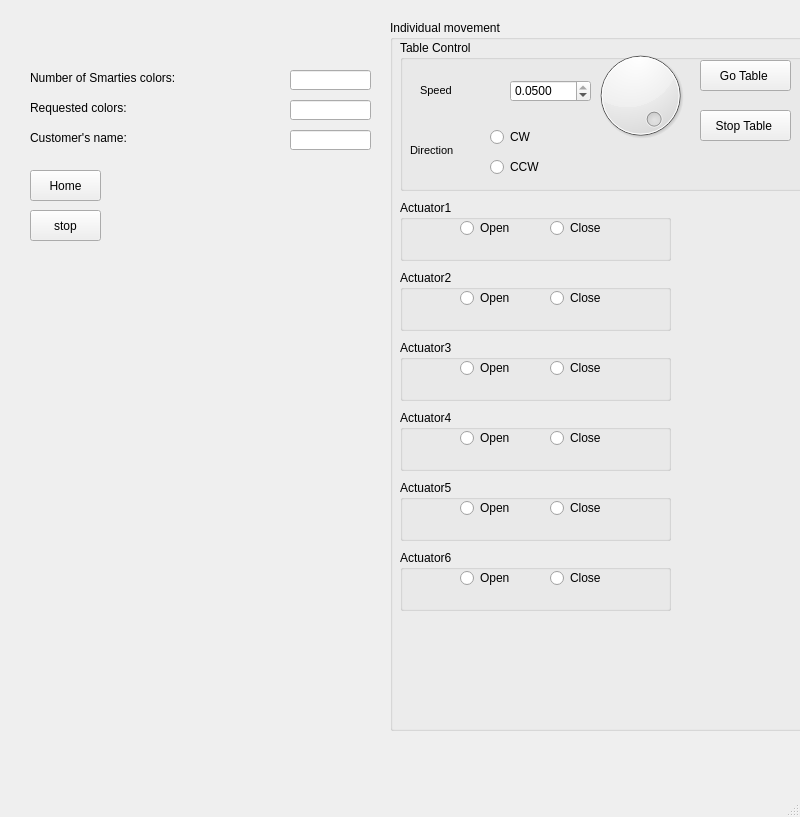
<?xml version="1.0" encoding="UTF-8"?>
<ui version="4.0">
 <class>MainWindow</class>
 <widget class="QMainWindow" name="MainWindow">
  <property name="geometry">
   <rect>
    <x>0</x>
    <y>0</y>
    <width>800</width>
    <height>817</height>
   </rect>
  </property>
  <property name="windowTitle">
   <string>MainWindow</string>
  </property>
  <widget class="QWidget" name="centralwidget">
   <widget class="QPushButton" name="pushButton_2">
    <property name="geometry">
     <rect>
      <x>30</x>
      <y>210</y>
      <width>71</width>
      <height>31</height>
     </rect>
    </property>
    <property name="text">
     <string>stop</string>
    </property>
   </widget>
   <widget class="QPushButton" name="pushButton_3">
    <property name="geometry">
     <rect>
      <x>30</x>
      <y>170</y>
      <width>71</width>
      <height>31</height>
     </rect>
    </property>
    <property name="text">
     <string>Home</string>
    </property>
   </widget>
   <widget class="QGroupBox" name="groupBox">
    <property name="geometry">
     <rect>
      <x>390</x>
      <y>20</y>
      <width>511</width>
      <height>711</height>
     </rect>
    </property>
    <property name="title">
     <string>Individual movement</string>
    </property>
    <widget class="QGroupBox" name="groupBox_2">
     <property name="geometry">
      <rect>
       <x>10</x>
       <y>20</y>
       <width>481</width>
       <height>151</height>
      </rect>
     </property>
     <property name="title">
      <string>Table Control</string>
     </property>
     <widget class="QDoubleSpinBox" name="doubleSpinBox">
      <property name="geometry">
       <rect>
        <x>110</x>
        <y>40</y>
        <width>81</width>
        <height>22</height>
       </rect>
      </property>
      <property name="decimals">
       <number>4</number>
      </property>
      <property name="minimum">
       <double>0.000100000000000</double>
      </property>
      <property name="maximum">
       <double>0.050000000000000</double>
      </property>
      <property name="singleStep">
       <double>0.000100000000000</double>
      </property>
      <property name="value">
       <double>0.050000000000000</double>
      </property>
     </widget>
     <widget class="QLabel" name="label_4">
      <property name="geometry">
       <rect>
        <x>20</x>
        <y>30</y>
        <width>71</width>
        <height>41</height>
       </rect>
      </property>
      <property name="font">
       <font>
        <pointsize>8</pointsize>
       </font>
      </property>
      <property name="text">
       <string>Speed </string>
      </property>
     </widget>
     <widget class="QLabel" name="label_5">
      <property name="geometry">
       <rect>
        <x>10</x>
        <y>90</y>
        <width>101</width>
        <height>41</height>
       </rect>
      </property>
      <property name="font">
       <font>
        <pointsize>8</pointsize>
       </font>
      </property>
      <property name="text">
       <string>Direction</string>
      </property>
     </widget>
     <widget class="QRadioButton" name="radioButton">
      <property name="geometry">
       <rect>
        <x>90</x>
        <y>90</y>
        <width>62</width>
        <height>14</height>
       </rect>
      </property>
      <property name="text">
       <string>CW</string>
      </property>
     </widget>
     <widget class="QRadioButton" name="radioButton_2">
      <property name="geometry">
       <rect>
        <x>90</x>
        <y>120</y>
        <width>62</width>
        <height>14</height>
       </rect>
      </property>
      <property name="text">
       <string>CCW</string>
      </property>
     </widget>
     <widget class="QGroupBox" name="groupBox_3">
      <property name="geometry">
       <rect>
        <x>60</x>
        <y>150</y>
        <width>221</width>
        <height>151</height>
       </rect>
      </property>
      <property name="title">
       <string>Table Control</string>
      </property>
      <widget class="QDoubleSpinBox" name="doubleSpinBox_3">
       <property name="geometry">
        <rect>
         <x>80</x>
         <y>20</y>
         <width>81</width>
         <height>22</height>
        </rect>
       </property>
       <property name="decimals">
        <number>5</number>
       </property>
      </widget>
      <widget class="QLabel" name="label_12">
       <property name="geometry">
        <rect>
         <x>20</x>
         <y>10</y>
         <width>41</width>
         <height>41</height>
        </rect>
       </property>
       <property name="font">
        <font>
         <pointsize>8</pointsize>
        </font>
       </property>
       <property name="text">
        <string>Speed </string>
       </property>
      </widget>
      <widget class="QLabel" name="label_13">
       <property name="geometry">
        <rect>
         <x>10</x>
         <y>90</y>
         <width>101</width>
         <height>41</height>
        </rect>
       </property>
       <property name="font">
        <font>
         <pointsize>8</pointsize>
        </font>
       </property>
       <property name="text">
        <string>Direction</string>
       </property>
      </widget>
      <widget class="QRadioButton" name="radioButton_13">
       <property name="geometry">
        <rect>
         <x>90</x>
         <y>90</y>
         <width>62</width>
         <height>14</height>
        </rect>
       </property>
       <property name="text">
        <string>CW</string>
       </property>
      </widget>
      <widget class="QRadioButton" name="radioButton_14">
       <property name="geometry">
        <rect>
         <x>90</x>
         <y>120</y>
         <width>62</width>
         <height>14</height>
        </rect>
       </property>
       <property name="text">
        <string>CCW</string>
       </property>
      </widget>
      <widget class="QPushButton" name="pushButton_5">
       <property name="geometry">
        <rect>
         <x>80</x>
         <y>50</y>
         <width>71</width>
         <height>31</height>
        </rect>
       </property>
       <property name="text">
        <string>Go</string>
       </property>
      </widget>
     </widget>
     <widget class="QPushButton" name="pushButton_6">
      <property name="geometry">
       <rect>
        <x>300</x>
        <y>20</y>
        <width>91</width>
        <height>31</height>
       </rect>
      </property>
      <property name="text">
       <string>Go Table </string>
      </property>
     </widget>
     <widget class="QPushButton" name="pushButton_7">
      <property name="geometry">
       <rect>
        <x>300</x>
        <y>70</y>
        <width>91</width>
        <height>31</height>
       </rect>
      </property>
      <property name="text">
       <string>Stop Table </string>
      </property>
     </widget>
    </widget>
    <widget class="QDial" name="dial">
     <property name="geometry">
      <rect>
       <x>200</x>
       <y>20</y>
       <width>101</width>
       <height>111</height>
      </rect>
     </property>
     <property name="minimum">
      <number>-100</number>
     </property>
     <property name="maximum">
      <number>-1</number>
     </property>
     <property name="sliderPosition">
      <number>-1</number>
     </property>
    </widget>
    <widget class="QGroupBox" name="groupBox_5">
     <property name="geometry">
      <rect>
       <x>10</x>
       <y>180</y>
       <width>271</width>
       <height>61</height>
      </rect>
     </property>
     <property name="title">
      <string>Actuator1</string>
     </property>
     <widget class="QRadioButton" name="radioButton_16">
      <property name="geometry">
       <rect>
        <x>60</x>
        <y>20</y>
        <width>81</width>
        <height>16</height>
       </rect>
      </property>
      <property name="text">
       <string>Open</string>
      </property>
     </widget>
     <widget class="QRadioButton" name="radioButton_19">
      <property name="geometry">
       <rect>
        <x>150</x>
        <y>20</y>
        <width>111</width>
        <height>16</height>
       </rect>
      </property>
      <property name="text">
       <string>Close</string>
      </property>
     </widget>
    </widget>
    <widget class="QGroupBox" name="groupBox_6">
     <property name="geometry">
      <rect>
       <x>10</x>
       <y>250</y>
       <width>271</width>
       <height>61</height>
      </rect>
     </property>
     <property name="title">
      <string>Actuator2</string>
     </property>
     <widget class="QRadioButton" name="radioButton_17">
      <property name="geometry">
       <rect>
        <x>60</x>
        <y>20</y>
        <width>81</width>
        <height>16</height>
       </rect>
      </property>
      <property name="text">
       <string>Open</string>
      </property>
     </widget>
     <widget class="QRadioButton" name="radioButton_18">
      <property name="geometry">
       <rect>
        <x>150</x>
        <y>20</y>
        <width>111</width>
        <height>16</height>
       </rect>
      </property>
      <property name="text">
       <string>Close</string>
      </property>
     </widget>
     <widget class="QGroupBox" name="groupBox_7">
      <property name="geometry">
       <rect>
        <x>150</x>
        <y>60</y>
        <width>271</width>
        <height>61</height>
       </rect>
      </property>
      <property name="title">
       <string>Servo2</string>
      </property>
      <widget class="QRadioButton" name="radioButton_22">
       <property name="geometry">
        <rect>
         <x>60</x>
         <y>20</y>
         <width>81</width>
         <height>16</height>
        </rect>
       </property>
       <property name="text">
        <string>Open</string>
       </property>
      </widget>
      <widget class="QRadioButton" name="radioButton_23">
       <property name="geometry">
        <rect>
         <x>150</x>
         <y>20</y>
         <width>111</width>
         <height>16</height>
        </rect>
       </property>
       <property name="text">
        <string>Close</string>
       </property>
      </widget>
     </widget>
    </widget>
    <widget class="QGroupBox" name="groupBox_8">
     <property name="geometry">
      <rect>
       <x>10</x>
       <y>320</y>
       <width>271</width>
       <height>61</height>
      </rect>
     </property>
     <property name="title">
      <string>Actuator3</string>
     </property>
     <widget class="QRadioButton" name="radioButton_32">
      <property name="geometry">
       <rect>
        <x>60</x>
        <y>20</y>
        <width>81</width>
        <height>16</height>
       </rect>
      </property>
      <property name="text">
       <string>Open</string>
      </property>
     </widget>
     <widget class="QRadioButton" name="radioButton_33">
      <property name="geometry">
       <rect>
        <x>150</x>
        <y>20</y>
        <width>111</width>
        <height>16</height>
       </rect>
      </property>
      <property name="text">
       <string>Close</string>
      </property>
     </widget>
     <widget class="QGroupBox" name="groupBox_11">
      <property name="geometry">
       <rect>
        <x>150</x>
        <y>60</y>
        <width>271</width>
        <height>61</height>
       </rect>
      </property>
      <property name="title">
       <string>Servo2</string>
      </property>
      <widget class="QRadioButton" name="radioButton_34">
       <property name="geometry">
        <rect>
         <x>60</x>
         <y>20</y>
         <width>81</width>
         <height>16</height>
        </rect>
       </property>
       <property name="text">
        <string>Open</string>
       </property>
      </widget>
      <widget class="QRadioButton" name="radioButton_35">
       <property name="geometry">
        <rect>
         <x>150</x>
         <y>20</y>
         <width>111</width>
         <height>16</height>
        </rect>
       </property>
       <property name="text">
        <string>Close</string>
       </property>
      </widget>
     </widget>
    </widget>
    <widget class="QGroupBox" name="groupBox_12">
     <property name="geometry">
      <rect>
       <x>10</x>
       <y>390</y>
       <width>271</width>
       <height>61</height>
      </rect>
     </property>
     <property name="title">
      <string>Actuator4</string>
     </property>
     <widget class="QRadioButton" name="radioButton_36">
      <property name="geometry">
       <rect>
        <x>60</x>
        <y>20</y>
        <width>81</width>
        <height>16</height>
       </rect>
      </property>
      <property name="text">
       <string>Open</string>
      </property>
     </widget>
     <widget class="QRadioButton" name="radioButton_37">
      <property name="geometry">
       <rect>
        <x>150</x>
        <y>20</y>
        <width>111</width>
        <height>16</height>
       </rect>
      </property>
      <property name="text">
       <string>Close</string>
      </property>
     </widget>
     <widget class="QGroupBox" name="groupBox_13">
      <property name="geometry">
       <rect>
        <x>150</x>
        <y>60</y>
        <width>271</width>
        <height>61</height>
       </rect>
      </property>
      <property name="title">
       <string>Servo2</string>
      </property>
      <widget class="QRadioButton" name="radioButton_38">
       <property name="geometry">
        <rect>
         <x>60</x>
         <y>20</y>
         <width>81</width>
         <height>16</height>
        </rect>
       </property>
       <property name="text">
        <string>Open</string>
       </property>
      </widget>
      <widget class="QRadioButton" name="radioButton_39">
       <property name="geometry">
        <rect>
         <x>150</x>
         <y>20</y>
         <width>111</width>
         <height>16</height>
        </rect>
       </property>
       <property name="text">
        <string>Close</string>
       </property>
      </widget>
     </widget>
    </widget>
    <widget class="QGroupBox" name="groupBox_14">
     <property name="geometry">
      <rect>
       <x>10</x>
       <y>460</y>
       <width>271</width>
       <height>61</height>
      </rect>
     </property>
     <property name="title">
      <string>Actuator5</string>
     </property>
     <widget class="QRadioButton" name="radioButton_40">
      <property name="geometry">
       <rect>
        <x>60</x>
        <y>20</y>
        <width>81</width>
        <height>16</height>
       </rect>
      </property>
      <property name="text">
       <string>Open</string>
      </property>
     </widget>
     <widget class="QRadioButton" name="radioButton_41">
      <property name="geometry">
       <rect>
        <x>150</x>
        <y>20</y>
        <width>111</width>
        <height>16</height>
       </rect>
      </property>
      <property name="text">
       <string>Close</string>
      </property>
     </widget>
     <widget class="QGroupBox" name="groupBox_15">
      <property name="geometry">
       <rect>
        <x>150</x>
        <y>60</y>
        <width>271</width>
        <height>61</height>
       </rect>
      </property>
      <property name="title">
       <string>Servo2</string>
      </property>
      <widget class="QRadioButton" name="radioButton_42">
       <property name="geometry">
        <rect>
         <x>60</x>
         <y>20</y>
         <width>81</width>
         <height>16</height>
        </rect>
       </property>
       <property name="text">
        <string>Open</string>
       </property>
      </widget>
      <widget class="QRadioButton" name="radioButton_43">
       <property name="geometry">
        <rect>
         <x>150</x>
         <y>20</y>
         <width>111</width>
         <height>16</height>
        </rect>
       </property>
       <property name="text">
        <string>Close</string>
       </property>
      </widget>
     </widget>
    </widget>
    <widget class="QGroupBox" name="groupBox_16">
     <property name="geometry">
      <rect>
       <x>10</x>
       <y>530</y>
       <width>271</width>
       <height>61</height>
      </rect>
     </property>
     <property name="title">
      <string>Actuator6</string>
     </property>
     <widget class="QRadioButton" name="radioButton_48">
      <property name="geometry">
       <rect>
        <x>60</x>
        <y>20</y>
        <width>81</width>
        <height>16</height>
       </rect>
      </property>
      <property name="text">
       <string>Open</string>
      </property>
     </widget>
     <widget class="QRadioButton" name="radioButton_49">
      <property name="geometry">
       <rect>
        <x>150</x>
        <y>20</y>
        <width>111</width>
        <height>16</height>
       </rect>
      </property>
      <property name="text">
       <string>Close</string>
      </property>
     </widget>
     <widget class="QGroupBox" name="groupBox_18">
      <property name="geometry">
       <rect>
        <x>150</x>
        <y>60</y>
        <width>271</width>
        <height>61</height>
       </rect>
      </property>
      <property name="title">
       <string>Servo2</string>
      </property>
      <widget class="QRadioButton" name="radioButton_50">
       <property name="geometry">
        <rect>
         <x>60</x>
         <y>20</y>
         <width>81</width>
         <height>16</height>
        </rect>
       </property>
       <property name="text">
        <string>Open</string>
       </property>
      </widget>
      <widget class="QRadioButton" name="radioButton_51">
       <property name="geometry">
        <rect>
         <x>150</x>
         <y>20</y>
         <width>111</width>
         <height>16</height>
        </rect>
       </property>
       <property name="text">
        <string>Close</string>
       </property>
      </widget>
     </widget>
    </widget>
   </widget>
   <widget class="QLineEdit" name="lineEdit">
    <property name="geometry">
     <rect>
      <x>290</x>
      <y>70</y>
      <width>81</width>
      <height>20</height>
     </rect>
    </property>
   </widget>
   <widget class="QLineEdit" name="lineEdit_2">
    <property name="geometry">
     <rect>
      <x>290</x>
      <y>100</y>
      <width>81</width>
      <height>20</height>
     </rect>
    </property>
   </widget>
   <widget class="QLabel" name="label">
    <property name="geometry">
     <rect>
      <x>30</x>
      <y>70</y>
      <width>181</width>
      <height>16</height>
     </rect>
    </property>
    <property name="text">
     <string>Number of Smarties colors:</string>
    </property>
   </widget>
   <widget class="QLabel" name="label_2">
    <property name="geometry">
     <rect>
      <x>30</x>
      <y>100</y>
      <width>201</width>
      <height>16</height>
     </rect>
    </property>
    <property name="text">
     <string>Requested colors:</string>
    </property>
   </widget>
   <widget class="QLabel" name="label_3">
    <property name="geometry">
     <rect>
      <x>30</x>
      <y>130</y>
      <width>171</width>
      <height>16</height>
     </rect>
    </property>
    <property name="text">
     <string>Customer's name:</string>
    </property>
   </widget>
   <widget class="QLineEdit" name="lineEdit_4">
    <property name="geometry">
     <rect>
      <x>290</x>
      <y>130</y>
      <width>81</width>
      <height>20</height>
     </rect>
    </property>
   </widget>
  </widget>
  <widget class="QMenuBar" name="menubar">
   <property name="geometry">
    <rect>
     <x>0</x>
     <y>0</y>
     <width>800</width>
     <height>18</height>
    </rect>
   </property>
  </widget>
  <widget class="QStatusBar" name="statusbar"/>
 </widget>
 <resources/>
 <connections/>
</ui>
